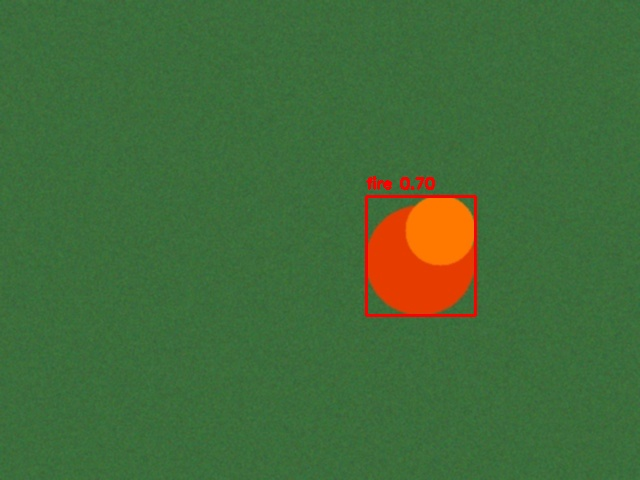
#> input picture backend/images/alert_0001_fire.jpg, 640 x 480 px
$ python -i detector.py   (imports and definitions only)
#> lines starting #> are read from the running program, lines starting #| are printed output that depends on the picture; after the words box and inside, x2 and y2 are one past the last pixel; in counts of white or black regions, pixels touching at a corner belong together
"""
DisasterDetector - Computer Vision engine for the Drone-Based Disaster
Detection and Damage Assessment system.

Detects, from a single video/camera frame:
    - Fire        (colour + brightness signature)
    - Smoke       (low-saturation grey haze regions)
    - Flood/water (blue-brown water colour signature + low texture)
    - Stranded people (Haar-cascade human/upper-body detector, bundled
                        with OpenCV -> no internet / weight download needed)

Design note
-----------
A production system (as described in the synopsis) would use a
YOLOv8 model fine-tuned on a labelled disaster-imagery dataset. Since
no such labelled dataset exists for this project, this engine uses
classical, fully-offline OpenCV techniques (colour segmentation +
Haar cascades) that need no external model downloads, so the whole
pipeline is guaranteed to run out of the box for the demo/viva. The
class is structured so that `detect_fire`, `detect_smoke`,
`detect_flood` and `detect_humans` can each be swapped for a trained
YOLOv8 model later (see README) without touching the rest of the
system - drop the .pt weights in cv_engine/models/ and replace the
body of each function with a model.predict() call.
"""

import time
import random
import cv2
import numpy as np


class DisasterDetector:
    DISASTER_TYPES = ["fire", "smoke", "flood", "stranded_person"]

    def __init__(self, min_area=800):
        self.min_area = min_area
        # Bundled with opencv-python, no download required
        cascade_path = cv2.data.haarcascades + "haarcascade_upperbody.xml"
        self.human_cascade = cv2.CascadeClassifier(cascade_path)

    # ------------------------------------------------------------------ #
    # Individual detectors
    # ------------------------------------------------------------------ #
    def detect_fire(self, frame):
        """Detects fire via HSV colour thresholding (orange/red + bright)."""
        hsv = cv2.cvtColor(frame, cv2.COLOR_BGR2HSV)
        lower1 = np.array([0, 100, 150])
        upper1 = np.array([25, 255, 255])
        lower2 = np.array([160, 100, 150])
        upper2 = np.array([179, 255, 255])
        mask = cv2.inRange(hsv, lower1, upper1) | cv2.inRange(hsv, lower2, upper2)
        mask = cv2.morphologyEx(mask, cv2.MORPH_OPEN, np.ones((5, 5), np.uint8))
        return self._boxes_from_mask(mask, "fire", conf_scale=1.0)

    def detect_smoke(self, frame):
        """Detects smoke via low-saturation, mid-brightness grey haze."""
        hsv = cv2.cvtColor(frame, cv2.COLOR_BGR2HSV)
        lower = np.array([0, 0, 120])
        upper = np.array([179, 40, 220])
        mask = cv2.inRange(hsv, lower, upper)
        mask = cv2.morphologyEx(mask, cv2.MORPH_OPEN, np.ones((7, 7), np.uint8))
        return self._boxes_from_mask(mask, "smoke", conf_scale=0.85)

    def detect_flood(self, frame):
        """Detects flood/standing water via blue-brown colour + low texture."""
        hsv = cv2.cvtColor(frame, cv2.COLOR_BGR2HSV)
        lower_blue = np.array([85, 40, 40])
        upper_blue = np.array([130, 255, 200])
        lower_brown = np.array([10, 60, 40])
        upper_brown = np.array([25, 200, 180])
        mask = cv2.inRange(hsv, lower_blue, upper_blue) | cv2.inRange(hsv, lower_brown, upper_brown)
        mask = cv2.morphologyEx(mask, cv2.MORPH_CLOSE, np.ones((9, 9), np.uint8))
        return self._boxes_from_mask(mask, "flood", conf_scale=0.9, min_area_mult=3)

    def detect_humans(self, frame):
        """Detects stranded individuals using a Haar cascade (offline)."""
        gray = cv2.cvtColor(frame, cv2.COLOR_BGR2GRAY)
        gray = cv2.equalizeHist(gray)
        bodies = self.human_cascade.detectMultiScale(
            gray, scaleFactor=1.1, minNeighbors=4, minSize=(30, 30)
        )
        detections = []
        for (x, y, w, h) in bodies:
            conf = round(random.uniform(0.55, 0.9), 2)
            detections.append({
                "type": "stranded_person",
                "confidence": conf,
                "bbox": [int(x), int(y), int(w), int(h)],
            })
        return detections

    # ------------------------------------------------------------------ #
    # Aggregate pipeline (mirrors Steps 2-4 of the proposed algorithm)
    # ------------------------------------------------------------------ #
    def preprocess(self, frame, size=(640, 480)):
        """Step 2: denoise, resize, normalise."""
        frame = cv2.resize(frame, size)
        frame = cv2.GaussianBlur(frame, (3, 3), 0)
        return frame

    def analyze_frame(self, frame):
        """Steps 3-4: run all detectors and return combined detections."""
        frame = self.preprocess(frame)
        detections = []
        detections += self.detect_fire(frame)
        detections += self.detect_smoke(frame)
        detections += self.detect_flood(frame)
        detections += self.detect_humans(frame)
        return frame, detections

    # ------------------------------------------------------------------ #
    # Helpers
    # ------------------------------------------------------------------ #
    def _boxes_from_mask(self, mask, label, conf_scale=1.0, min_area_mult=1):
        contours, _ = cv2.findContours(mask, cv2.RETR_EXTERNAL, cv2.CHAIN_APPROX_SIMPLE)
        detections = []
        frame_area = mask.shape[0] * mask.shape[1]
        for c in contours:
            area = cv2.contourArea(c)
            if area < self.min_area * min_area_mult:
                continue
            x, y, w, h = cv2.boundingRect(c)
            coverage = area / frame_area
            confidence = round(min(0.98, 0.5 + coverage * 6) * conf_scale, 2)
            detections.append({
                "type": label,
                "confidence": confidence,
                "bbox": [int(x), int(y), int(w), int(h)],
            })
        return detections

    @staticmethod
    def severity_for(disaster_type, confidence):
        """Simple severity heuristic used for Step 5 (alert dispatch)."""
        if disaster_type in ("fire", "stranded_person") and confidence >= 0.7:
            return "high"
        if disaster_type == "flood" and confidence >= 0.75:
            return "high"
        if confidence >= 0.6:
            return "medium"
        return "low"

    def annotate(self, frame, detections):
        """Draws bounding boxes + labels for visual verification / dashboard image."""
        colors = {
            "fire": (0, 0, 255),
            "smoke": (128, 128, 128),
            "flood": (255, 128, 0),
            "stranded_person": (0, 255, 0),
        }
        out = frame.copy()
        for d in detections:
            x, y, w, h = d["bbox"]
            color = colors.get(d["type"], (255, 255, 255))
            cv2.rectangle(out, (x, y), (x + w, y + h), color, 2)
            label = f"{d['type']} {d['confidence']:.2f}"
            cv2.putText(out, label, (x, max(15, y - 8)),
                        cv2.FONT_HERSHEY_SIMPLEX, 0.5, color, 2)
        return out


class GeoSimulator:
    """
    Simulates the onboard GPS module (Step 1/4 of the algorithm):
    the drone patrols in a small area around a base coordinate and each
    frame's location drifts slightly, as a real patrol flight would.
    """

    def __init__(self, base_lat=28.4744, base_lon=77.5040, step=0.0007):
        # Default base coordinate: Greater Noida, UP (project's home region)
        self.lat = base_lat
        self.lon = base_lon
        self.step = step

    def next_position(self):
        self.lat += random.uniform(-self.step, self.step)
        self.lon += random.uniform(-self.step, self.step)
        return round(self.lat, 6), round(self.lon, 6)

>>> import cv2
>>> picture = cv2.imread('../backend/images/alert_0001_fire.jpg')
#> picture is the input picture: shape (480, 640, 3); mean B, G, R 57.2, 108.1, 66.7
>>> result = DisasterDetector().analyze_frame(picture)
#> in detect_fire, `hsv = cv2.cvtColor(frame, cv2.COLOR_BGR2HSV)`: hsv: shape (480, 640, 3); mean H, S, V 57.7, 124.2, 114.4
#> in detect_fire, `mask = cv2.inRange(hsv, lower1, upper1) | cv2.inRange(hsv, lower2, upp..`:
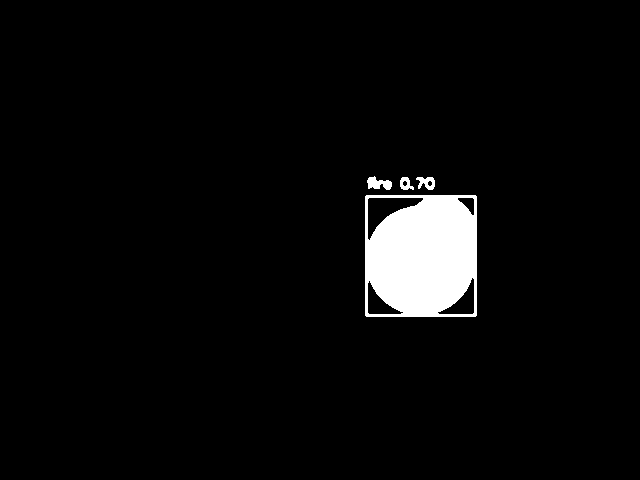
#> mask: shape (480, 640); 3.9% white; 4 white regions, box (x1, y1, x2, y2) and area: (365, 195, 477, 317) 11609, (367, 176, 392, 190) 214, (416, 177, 435, 190) 156, (400, 177, 414, 190) 111
#> in detect_fire, `mask = cv2.morphologyEx(mask, cv2.MORPH_OPEN, np.ones((5, 5), np.uint8))`:
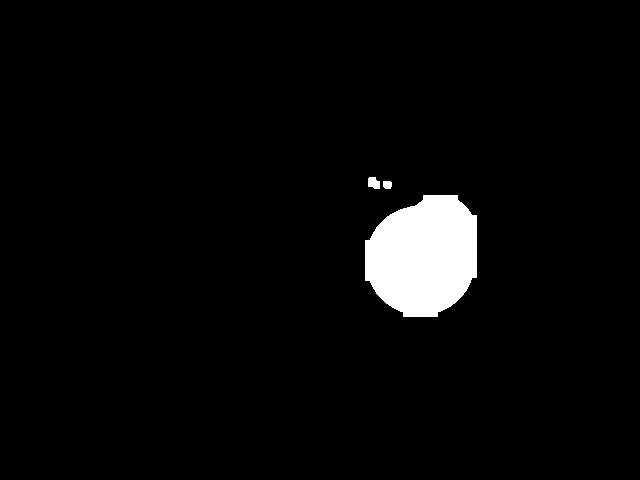
#> mask: shape (480, 640); 3.6% white; 3 white regions
#> in _boxes_from_mask, `contours, _ = cv2.findContours(mask, cv2.RETR_EXTERNAL, cv2.CHAIN_APPR..`: contours = 3 contours; box (x1, y1, x2, y2) and area: (365, 195, 477, 317) 10574, (368, 177, 380, 189) 96, (383, 181, 392, 189) 52
#> the loop in _boxes_from_mask, `for c in contours:` made 3 passes
#> area on passes 2 to 3: 52, 96.5
#> (area, x, y, w, h, coverage, confidence) on pass 1: (10574, 365, 195, 112, 122, 0.0344, 0.71)
#> after the loop in _boxes_from_mask, `for c in contours:`: detections = 1 item
#> in detect_smoke, `mask = cv2.inRange(hsv, lower, upper)`: mask: shape (480, 640); every value is 0
#> in detect_flood, `mask = cv2.inRange(hsv, lower_blue, upper_blue) | cv2.inRange(hsv, low..`:
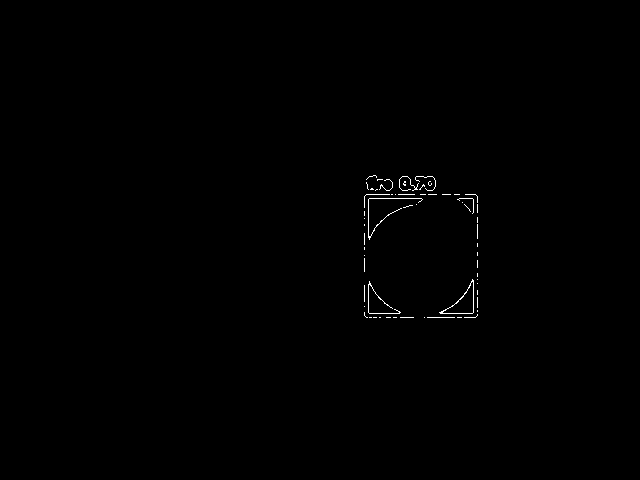
#> mask: shape (480, 640); 0.31% white in thin lines or dots, all inside (x1, y1, x2, y2) = (364, 175, 478, 318)
#> in detect_flood, `mask = cv2.morphologyEx(mask, cv2.MORPH_CLOSE, np.ones((9, 9), np.uint..`:
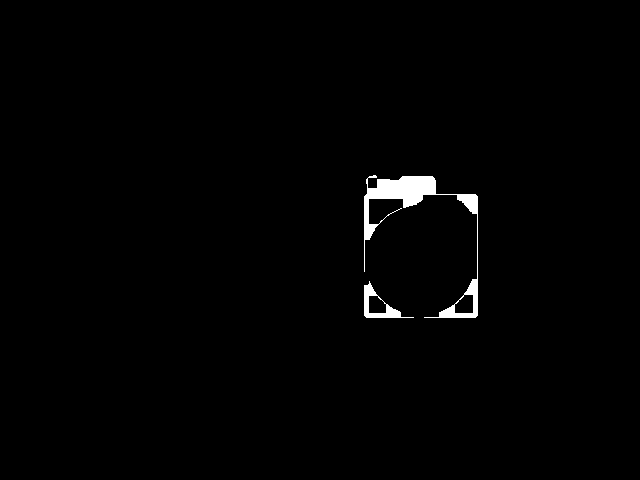
#> mask: shape (480, 640); 1.1% white; 2 white regions
#> in _boxes_from_mask (call 3), `contours, _ = cv2.findContours(mask, cv2.RETR_EXTERNAL, cv2.CHAIN_APPR..`: contours = 2 contours; box (x1, y1, x2, y2) and area: (364, 175, 478, 318) 2612, (364, 281, 414, 318) 666
#> in analyze_frame, `detections += self.detect_flood(frame)`: detections = 2 items
#> in detect_humans, `gray = cv2.cvtColor(frame, cv2.COLOR_BGR2GRAY)`:
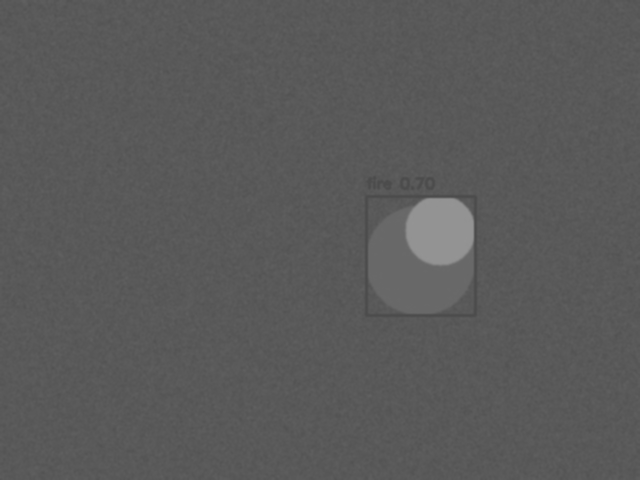
#> gray: shape (480, 640); min 75, max 148, mean 89.9
#> in detect_humans, `gray = cv2.equalizeHist(gray)`:
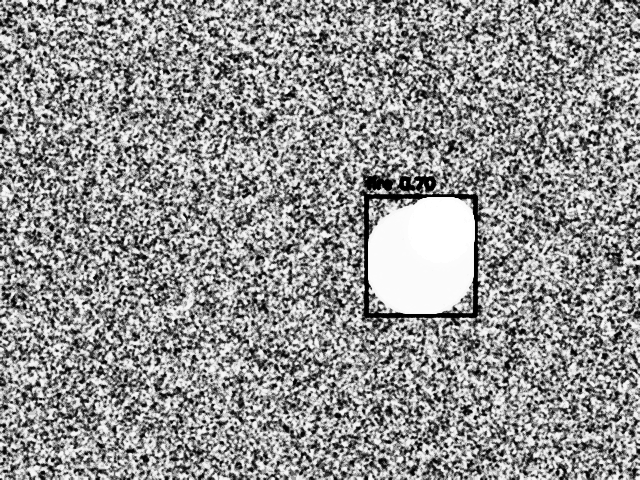
#> gray: shape (480, 640); min 0, max 255, mean 146.8
#> in detect_humans, `bodies = self.human_cascade.detectMultiScale( gray, scaleFactor=1.1, m..`: bodies = ()
#> after the loop in detect_humans, `for (x, y, w, h) in bodies:`: detections = []

$ run again, on backend/images/alert_0005_fire.jpg
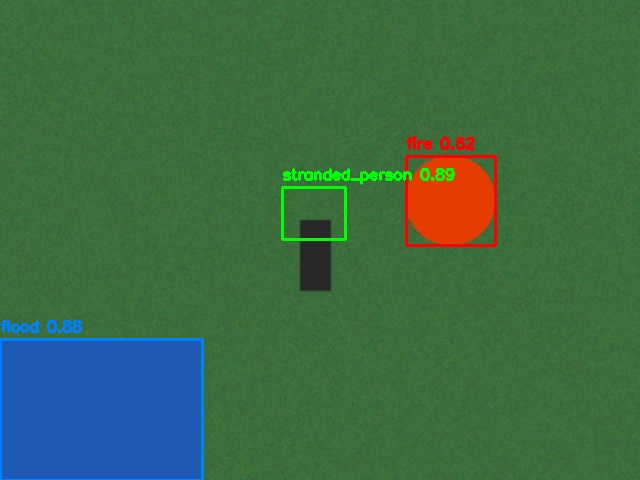
#> input picture backend/images/alert_0005_fire.jpg, 640 x 480 px
#> picture is the input picture: shape (480, 640, 3); mean B, G, R 69.5, 106.9, 60.3
#> hsv: shape (480, 640, 3); mean H, S, V 63, 131.9, 119.7
#> in detect_fire, `mask = cv2.morphologyEx(mask, cv2.MORPH_OPEN, np.ones((5, 5), np.uint8))`:
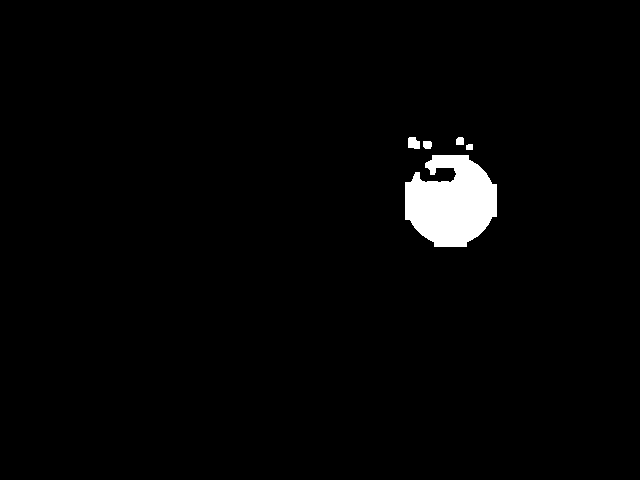
#> mask: shape (480, 640); 2.1% white; 5 white regions
#> contours = 5 contours; box (x1, y1, x2, y2) and area: (405, 155, 497, 247) 6036, (408, 137, 420, 149) 101, (423, 141, 432, 149) 52, (456, 137, 464, 145) 46, (466, 144, 473, 150) 28
#> the loop in _boxes_from_mask, `for c in contours:` made 5 passes
#> area on passes 2 to 5: 28.5, 52, 46.5, 101
#> after the loop in _boxes_from_mask, `for c in contours:`: detections = 1 item
#> contours = 2 contours; box (x1, y1, x2, y2) and area: (0, 319, 205, 480) 30329, (404, 135, 498, 248) 2513
#> in analyze_frame, `detections += self.detect_flood(frame)`: detections = 3 items
#> in detect_humans, `gray = cv2.equalizeHist(gray)`:
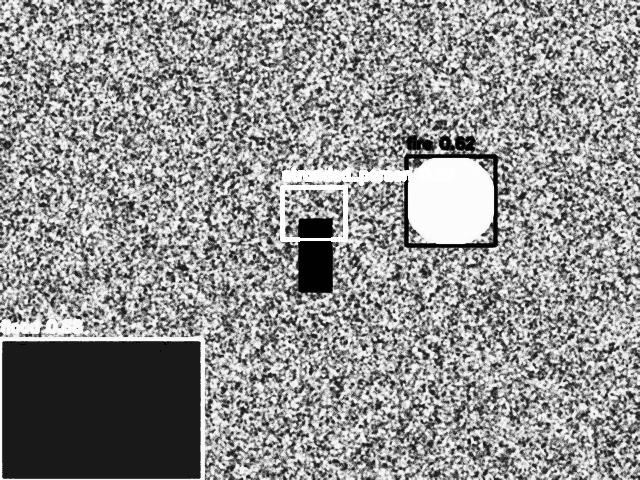
#> gray: shape (480, 640); min 0, max 255, mean 144.2
#> bodies = [[280, 182, 67, 54], [381, 92, 139, 114]]
#> the loop in detect_humans, `for (x, y, w, h) in bodies:` made 2 passes
#> (x, y, w, h, conf) on passes 1 to 2: (280, 182, 67, 54, 0.85), (381, 92, 139, 114, 0.82)
#> after the loop in detect_humans, `for (x, y, w, h) in bodies:`: detections = 2 items
#> in analyze_frame, `detections += self.detect_humans(frame)`: detections = 5 items
